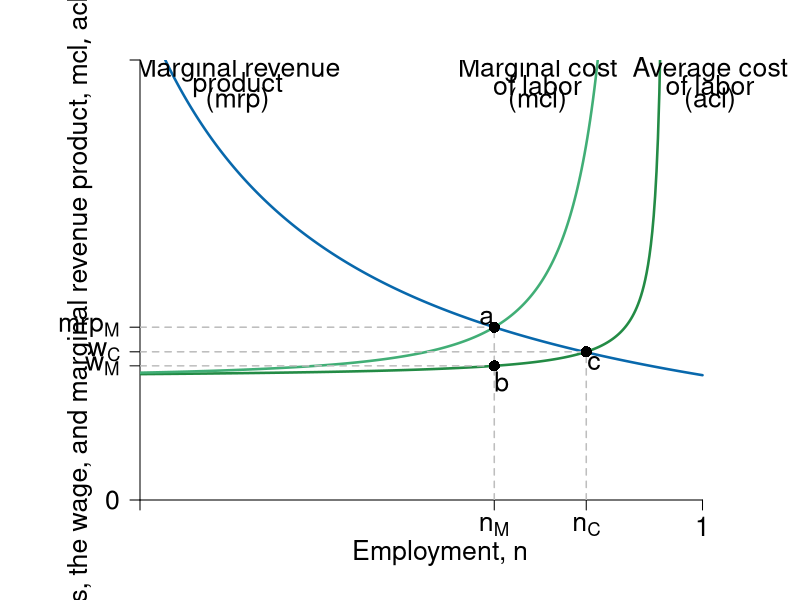
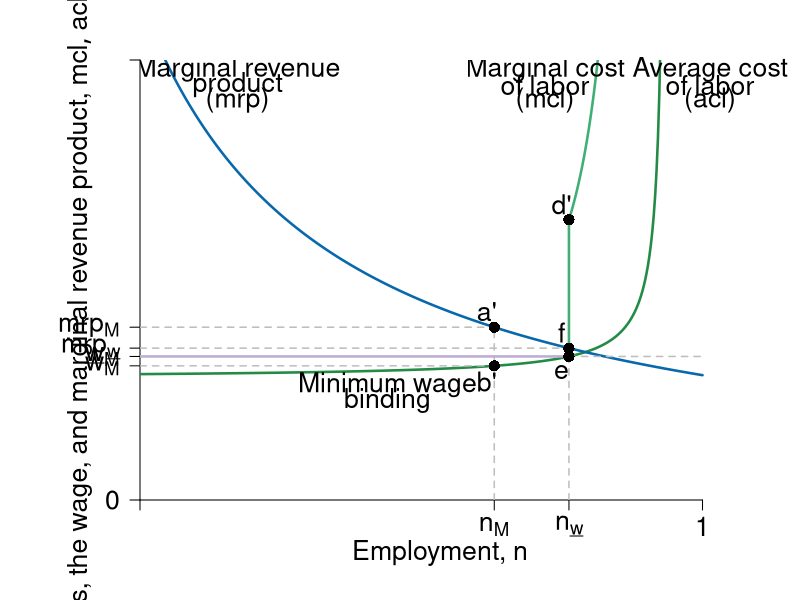
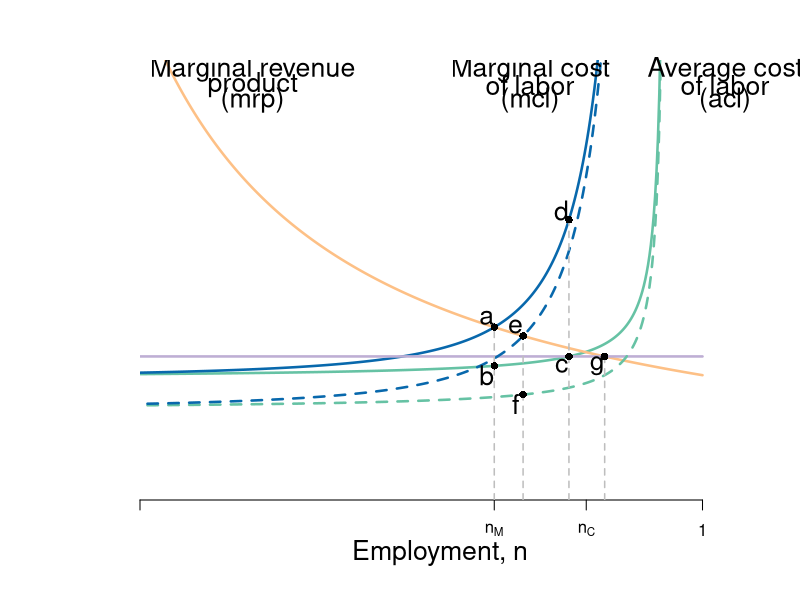

Generate these figures, in order, with R:
require(shape, rootSolve)

#define functions
Delta <- function(n,v=0.05){
  1-v*n / (1-n)
}

ACL <- function(n, a = 1, tau = 0.5, v = 0.05, b = 2, s = 0) {
  a / ( tau * Delta(n,v) ) + b - s
}


MCL <- function(n,a=1,tau = 0.5 , v = 0.05, b = 2, s= 0) {
  d_Delta <- function(n,v= 0.05){
    -v/(1-n)^2
  }
  d_ACL <- function(n,a=1,tau = 0.5 , v = 0.05, b = 2, s= 0){
    - a*d_Delta(n,v) / (tau * Delta(n,v)^2)
  }
  ACL(n,a,tau,v,b,s) + n * d_ACL(n, a,tau, v, b, s)
}

MRP<-function(n){
  4/n
}
# solve the level of employment in different setting.
employment <- function(a=1,tau = 0.5 , v = 0.05, b = 2, s = 0, min = FALSE){
  ## return the employment level
  ## The four cases: 
  ## No EITC, no min wage:  employment()
  ## No EITC, min = 4.6: employment(min =  4.6)
  ## EITC, no min wage: employment(s=1)
  ## EITC, min = 4.6: employment(min = 4.6, s = 1)
  nmax <- 1/(1+v)-0.001
  if (min == FALSE){
    n <- uniroot(MRP_eq_MCL(n,a,tau,v,b,s),c(0.0001,nmax))$root
  } else{
    n1 <- uniroot(MRP_eq_min(n, min),c(0.0001,nmax))$root
    n2 <- uniroot(ACL_eq_min(n, a, tau, v, b, s, min),c(0.0001,nmax))$root
    n <- min(n1,n2)
  }
  return(n)
}

MRP_eq_MCL <- function(n,a=1,tau = 0.5 , v = 0.05, b = 2, s = 0){
  equation <- function(n){
    MRP(n) - MCL(n,a,tau,v, b, s)
  }
}
ACL_eq_min <- function(n, a = 1, tau = 0.5, v = 0.05, b = 2, s = 0, min = 4.6){
  equation<-function(n){
    ACL(n,a,tau,v,b,s)-min
  }
}
MRP_eq_min <- function(n,min=4.6){
  equation <- function(n){
    MRP(n) - min
  }
}
Min <- function(n, min = 4.6){
  min*n/n
}

#Set parameters for graphics
axislabelsize <- 1.6
graphlinewidth <- 2.5
segmentlinewidth <- 1.5

COL <- c("#7fc97f", "#beaed4", "#fdc086", "#ffff99", "#386cb0", "#f0027f", "#bf5b17", "#666666")
COLA <- c("#e0f3db", "#99d8c9","#66c2a4","#41ae76", "#238b45", "#005824")
COLB <- c("#4eb3d3", "#2b8cbe", "#0868ac","#084081")

ylims <- c(0, 14.1)
xlims <- c(0.25, 1.05)
npts <- 501
x <- seq(xlims[1], xlims[2], length.out = npts)
y <- seq(ylims[1], ylims[2], length.out = npts) 

# ----
# first plot: competitive vs monopsony
pdf(file = "employment/monopsony_minwage1.pdf", width = 12, height = 10)
par(mar =  c(5, 7, 3, 3))

#Notice the plot starts at x = 0.2 not 0
plot(xlims[1], 0, xlim = xlims, ylim = ylims, type = "n",
     xlab = expression(paste("")),
     ylab = expression(paste("")), 
     xaxt = "n", 
     yaxt = "n", 
     cex.lab = axislabelsize, 
     bty = "n", 
     xaxs="i", 
     yaxs="i"
)

# ticksx <- seq(from = 0, to = xlims[2], by = 0.2)
# xlabels <- seq(from = 0, to = xlims[2], by = 0.2)
# ticksy <- seq(from = 0, to = ylims[2], by = 2)
# ylabels <- seq(from = 0, to = ylims[2], by = 2)

ticksx <- c(xlims[1], employment(), 0.845, 1)
xlabels <- c(NA, expression(paste(n[M])), expression(paste(n[C])), 1)
ticksy <- c(ylims[1], ACL(employment()), ACL(0.845), MCL(employment()), ylims[2])
ylabels <- c(0, expression(paste(w[M])), expression(paste(w[C])), expression(paste("mrp"["M"])), NA)

axis(1, at = ticksx, pos = 0, labels = xlabels, cex.axis = axislabelsize)
axis(2, at = ticksy, pos = xlims[1], labels = ylabels, las = 1, cex.axis = axislabelsize)

npts <- 500 
xx1 <- seq(0.01, 0.95, length.out = npts)
xx2 <- seq(0, 1, length.out = 600)

#Draw the graphs
lines(xx1, ACL(xx1), col = COLA[5], lwd  = graphlinewidth)
lines(xx1, MCL(xx1), col = COLA[4], lwd = graphlinewidth)
lines(xx2, MRP(xx2), col = COLB[3], lwd = graphlinewidth)
#lines(xx2, Min(xx2, 4), col = COL[2],lwd = graphlinewidth)
#lines(xx1, Min(xx1), col = COL[6], lwd = graphlinewidth)
# with s=1
## lines(xx1, ACL(xx1, s = 1), col = COLA[3], lwd = graphlinewidth, lty= 3)
## lines(xx1, MCL(xx1, s = 1), col = COLB[1], lwd = graphlinewidth,lty = 3)

#Axis labels
mtext(expression(paste("Employment, ", n)), side = 1, line = 2.5, cex = axislabelsize)
text(0.17, 0.5*ylims[2], expression(paste("Costs, the wage, and marginal revenue product, ", list(mcl, acl, w, mrp) )), xpd = TRUE, cex = axislabelsize, srt = 90) 


#add segments
segments(0, ACL(employment()), employment(), ACL(employment()), lty = 2, col = "gray", lwd = segmentlinewidth)
segments(employment(), 0, employment(), MRP(employment()), lty = 2, col = "gray", lwd = segmentlinewidth)

segments(0, ACL(0.845), 0.845, ACL(0.845), lty = 2, col = "gray", lwd = segmentlinewidth)
segments(0.845, 0, 0.845, ACL(0.845), lty = 2, col = "gray", lwd = segmentlinewidth)

segments(0, MCL(employment()), employment(), MCL(employment()), lty = 2, col = "gray", lwd = segmentlinewidth)
## add points

points(employment(), ACL(employment()), pch = 16, col = "black", cex = 1.5)
points(employment(), MRP(employment()), pch = 16, col = "black", cex = 1.5)
points(0.845, ACL(0.845), pch = 16, col = "black", cex = 1.5)

# label points
text(employment() + 0.01, ACL(employment()) - 0.5 , "b", cex = axislabelsize)
text(employment() - 0.01, MCL(employment()) + 0.3 , "a", cex = axislabelsize)
text(0.845 + 0.01, ACL(0.85) - 0.4, "c", cex = axislabelsize)


# add labels to graphs
#text(1.03, 14.3, "Monopsony", cex = axislabelsize, xpd = TRUE)
text(1.01, 13.8, "Average cost", cex = axislabelsize, xpd = TRUE)
text(1.01, 13.3, "of labor", cex = axislabelsize, xpd = TRUE)
text(1.01, 12.8, "(acl)", cex = axislabelsize, xpd = TRUE)

#text(0.77, 14.3, "Monopsony", cex = axislabelsize, xpd = TRUE)
text(0.78, 13.8, "Marginal cost", cex = axislabelsize)
text(0.78, 13.3, "of labor", cex = axislabelsize)
text(0.78, 12.8, "(mcl)", cex = axislabelsize)

text(0.38, 13.8, "Marginal revenue", cex = axislabelsize)
text(0.38, 13.3, "product", cex = axislabelsize)
text(0.38, 12.8, "(mrp)", cex = axislabelsize)

#text(0.58, ACL(0.85) - 1.1, "Minimum wage", cex = axislabelsize)
#text(0.58, ACL(0.85) - 1.6, "not binding", cex = axislabelsize)

# text(0.85, 3.7, "Competitive", cex = axislabelsize)
# text(0.85, 3.2, "Marginal cost", cex = axislabelsize)
# text(0.85, 2.7, "of labor", cex = axislabelsize)
# text(0.85, 2.2, expression(paste( (mcl[C]) )), cex = axislabelsize)



dev.off()
# ----
# second plot:  monopsony and minwage
pdf(file = "employment/monopsony_minwage2.pdf", width = 12, height = 10)
par(mar =  c(5, 7, 3, 3))


plot(xlims[1], 0, xlim = xlims, ylim = ylims, type = "n",
     xlab = expression(paste("")),
     ylab = expression(paste("")), 
     xaxt = "n", 
     yaxt = "n", 
     cex.lab = axislabelsize, 
     bty = "n", 
     xaxs="i", 
     yaxs="i"
)

ticksx2 <- c(xlims[1], employment(), employment(min = 4.6), 1)
xlabels2 <- c(NA, expression(paste(n[M])), expression(paste(n[underline("w")])), 1)
ticksy2 <- c(ylims[1], ACL(employment()), ACL(employment(min = 4.6)), MRP(employment(min = 4.6)), MCL(employment()), ylims[2])
ylabels2 <- c(0, expression(paste("w"["M"])),expression(paste(underline("w")["M"])), expression(paste("mrp"[underline("w")])), expression(paste("mrp"["M"])), NA)

#Axis Lines
axis(1, at = ticksx2, pos = 0, labels = xlabels2, las = 1, cex.axis = axislabelsize)
#axis(2, at = ticksy, pos = 0, labels = ylabels, las = 1)
axis(2, at = ticksy2, pos = xlims[1], labels = ylabels2, las = 1, cex.axis = axislabelsize)


xx3 <- seq(employment(min = 4.6), 0.95, length.out = npts)

#Draw the graphs
lines(xx1, ACL(xx1), col = COLA[5], lwd  = graphlinewidth)
lines(xx3, MCL(xx3), col = COLA[4], lwd = graphlinewidth)
lines(xx2, MRP(xx2), col = COLB[3], lwd = graphlinewidth)
# lines(xx2, Min(xx2), col = COL[2],lwd = graphlinewidth)

#Axis labels
mtext(expression(paste("Employment, ", n)), side = 1, line = 2.5, cex = axislabelsize)
# text(-0.1, 0.5*ylims[2], expression(paste("Marginal revenue and marginal cost, ", list(mrp, mcl) )), xpd = TRUE, cex = axislabelsize, srt = 90) 
text(0.17, 0.5*ylims[2], expression(paste("Costs, the wage, and marginal revenue product, ", list(mcl, acl, w, mrp) )), xpd = TRUE, cex = axislabelsize, srt = 90) 


#add segments
segments(employment(), 0, employment(), MRP(employment()), lty = 2, col = "gray", lwd = segmentlinewidth)
segments(employment(min = 4.6), 0, employment(min =  4.6), MCL(employment(min = 4.6)), lty = 2, col = "gray", lwd = segmentlinewidth)
segments(0, MCL(employment()), employment(), MCL(employment()), lty = 2, col = "gray", lwd = segmentlinewidth)
segments(0, MRP(employment(min = 4.6)), employment(min = 4.6), MRP(employment(min = 4.6)), lty = 2, col = "gray", lwd = segmentlinewidth)
segments(0, ACL(employment()), employment(), ACL(employment()), lty = 2, col = "gray", lwd = segmentlinewidth)
segments(employment(min = 4.6), ACL(employment(min = 4.6)), employment(min = 4.6), MCL(employment(min =  4.6)), lty = 1, col = COLA[4], lwd = graphlinewidth)

segments(0, ACL(employment(min = 4.6)), employment(min = 4.6), ACL(employment(min = 4.6)), col = COL[2],lwd = graphlinewidth)
segments(employment(min = 4.6), ACL(employment(min = 4.6)), 1, ACL(employment(min = 4.6)), lty = 2, col = "gray", lwd = segmentlinewidth)


# add points
points(employment(), ACL(employment()), pch = 16, col = "black", cex = 1.5)
points(employment(), MRP(employment()), pch = 16, col = "black", cex = 1.5)
points(employment(min=4.6), MCL(employment(min=4.6)), pch = 16, col = "black", cex = 1.5)
points(employment(min=4.6), Min(employment(min=4.6)), pch = 16, col = "black", cex = 1.5)
points(employment(min = 4.6), MRP(employment(min = 4.6)), pch = 16, col = "black", cex = 1.5)

# add labels
text(1.01, 13.8, "Average cost", cex = axislabelsize, xpd = TRUE)
text(1.01, 13.3, "of labor", cex = axislabelsize, xpd = TRUE)
text(1.01, 12.8, "(acl)", cex = axislabelsize, xpd = TRUE)

text(0.79, 13.8, "Marginal cost", cex = axislabelsize)
text(0.79, 13.3, "of labor", cex = axislabelsize)
text(0.79, 12.8, "(mcl)", cex = axislabelsize)

text(0.38, 13.8, "Marginal revenue", cex = axislabelsize)
text(0.38, 13.3, "product", cex = axislabelsize)
text(0.38, 12.8, "(mrp)", cex = axislabelsize)

text(employment()-0.01,ACL(employment())-0.5 , "b'", cex = axislabelsize)
text(employment()-0.01,MCL(employment())+0.5 , "a'", cex = axislabelsize)
text(employment(min = 4.6)-0.01,ACL(employment(min = 4.6))-0.5 , "e", cex = axislabelsize)
text(employment(min = 4.6)-0.01,MCL(employment(min =  4.6))+0.5 , "d'", cex = axislabelsize)
text(employment(min = 4.6)-0.01, MRP(employment(min = 4.6))+0.5, "f", cex = axislabelsize)

text(0.58, ACL(0.85) - 1.1, "Minimum wage", cex = axislabelsize)
text(0.58, ACL(0.85) - 1.6, "binding", cex = axislabelsize)

dev.off()
# ----
# third plot:  monopsony, minwage and EITC
pdf(file = "employment/monopsony_minwage3.pdf", width = 15, height = 12)
par(mar =  c(5, 7, 3, 3))

plot(0, 0, xlim = xlims, ylim = ylims, type = "n",
     xlab = expression(paste("")),
     ylab = expression(paste("")), 
     xaxt = "n", 
     yaxt = "n", 
     cex.lab = axislabelsize, 
     bty = "n", 
     xaxs="i", 
     yaxs="i"
)


axis(1, at = ticksx, pos = 0, labels = xlabels)
axis(2, at = ticksy, pos = 0, labels = ylabels, las = 1)

#Draw the graphs
lines(xx1, ACL(xx1), col = COLA[3], lwd  = graphlinewidth)
lines(xx1, MCL(xx1), col = COLB[3], lwd = graphlinewidth)
lines(xx2, MRP(xx2), col = COL[3], lwd = graphlinewidth)
lines(xx2,Min(xx2), col = COL[2],lwd = graphlinewidth)
# with s=1
lines(xx1, ACL(xx1, s = 1), col = COLA[3], lwd = graphlinewidth, lty= 2)
lines(xx1, MCL(xx1, s = 1), col = COLB[3], lwd = graphlinewidth,lty = 2)

#Axis labels
mtext(expression(paste("Employment, ", n)), side = 1, line = 2.5, cex = axislabelsize)
text(-0.1, 0.5*ylims[2], expression(paste("Marginal cost, average cost, and marginal revenue product, ", list(mcl, acl, mrp) )), xpd = TRUE, cex = axislabelsize, srt = 90) 


#add segments
segments(employment(), 0, employment(), MRP(employment()), lty = 2, col = "gray", lwd = segmentlinewidth)
segments(employment(min = 4.6), 0, employment(min =  4.6), MCL(employment(min = 4.6)), lty = 2, col = "gray", lwd = segmentlinewidth)
segments(employment(min = 4.6, s=1), 0, employment(min =  4.6, s=1), MRP(employment(min = 4.6, s= 1)), lty = 2, col = "gray", lwd = segmentlinewidth)
segments(employment(s=1), 0, employment(s=1), MRP(employment(s= 1)), lty = 2, col = "gray", lwd = segmentlinewidth)
## add points

points(employment(), ACL(employment()), pch = 16, col = "black", cex = 1)
points(employment(), MRP(employment()), pch = 16, col = "black", cex = 1)
points(employment(min=4.6), MCL(employment(min=4.6)), pch = 16, col = "black", cex = 1)
points(employment(min=4.6), Min(employment(min=4.6)), pch = 16, col = "black", cex = 1)
#with s=1
points(employment(s=1), ACL(s=1,employment(s=1)), pch = 16, col = "black", cex = 1)
points(employment(s=1), MRP(employment(s=1)), pch = 16, col = "black", cex = 1)
points(employment(min=4.6,s=1), MCL(s=1,employment(min=4.6,s=1)), pch = 16, col = "black", cex = 1)
points(employment(min=4.6,s=1), Min(employment(min=4.6,s=1)), pch = 16, col = "black", cex = 1)

# add labels
text(1.03, 13.8, "Average cost", cex = axislabelsize, xpd = TRUE)
text(1.03, 13.3, "of labor", cex = axislabelsize, xpd = TRUE)
text(1.03, 12.8, "(acl)", cex = axislabelsize, xpd = TRUE)

text(0.77, 13.8, "Marginal cost", cex = axislabelsize)
text(0.77, 13.3, "of labor", cex = axislabelsize)
text(0.77, 12.8, "(mcl)", cex = axislabelsize)

text(0.4, 13.8, "Marginal revenue", cex = axislabelsize)
text(0.4, 13.3, "product", cex = axislabelsize)
text(0.4, 12.8, "(mrp)", cex = axislabelsize)

text(employment()-0.01,ACL(employment())-0.3 , "b", cex = axislabelsize)
text(employment()-0.01,MCL(employment())+0.3 , "a", cex = axislabelsize)
text(employment(min = 4.6)-0.01,ACL(employment(min = 4.6))-0.3 , "c", cex = axislabelsize)
text(employment(min = 4.6)-0.01,MCL(employment(min =  4.6))+0.3 , "d", cex = axislabelsize)
text(employment(s=1)-0.01,ACL(s=1,employment(s=1))-0.3 , "f", cex = axislabelsize)
text(employment(s=1)-0.01,MCL(employment(s=1),s=1)+0.3 , "e", cex = axislabelsize)
text(employment(s=1, min = 4.6)-0.01,4.6-0.3 , "g", cex = axislabelsize)
dev.off()
